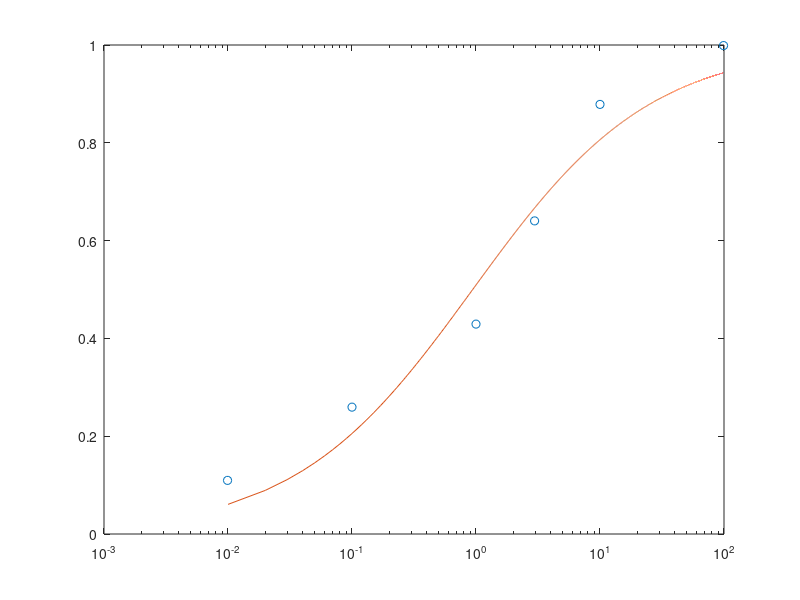

MATLAB code for this plot:
clc
close all
%load r.dat
load Data.csv
x=Data(:,1); %glutamte concentratin in log scale
y= Data(:,2);



f= @(b,x) 1.0./(1.0+(b(1)./x).^(b(2)));%+b(3); % r=I/Imax= 1/(1+(EC50/[A])^n)
b0=[1.9 1.5];%y 0.18]; % initial guess



b=lsqcurvefit(f,b0,x,y);


xa = [0.01:0.01:100];
semilogx(x,y,'o')
hold on
semilogx(xa,f(b,xa))

hold off

b

